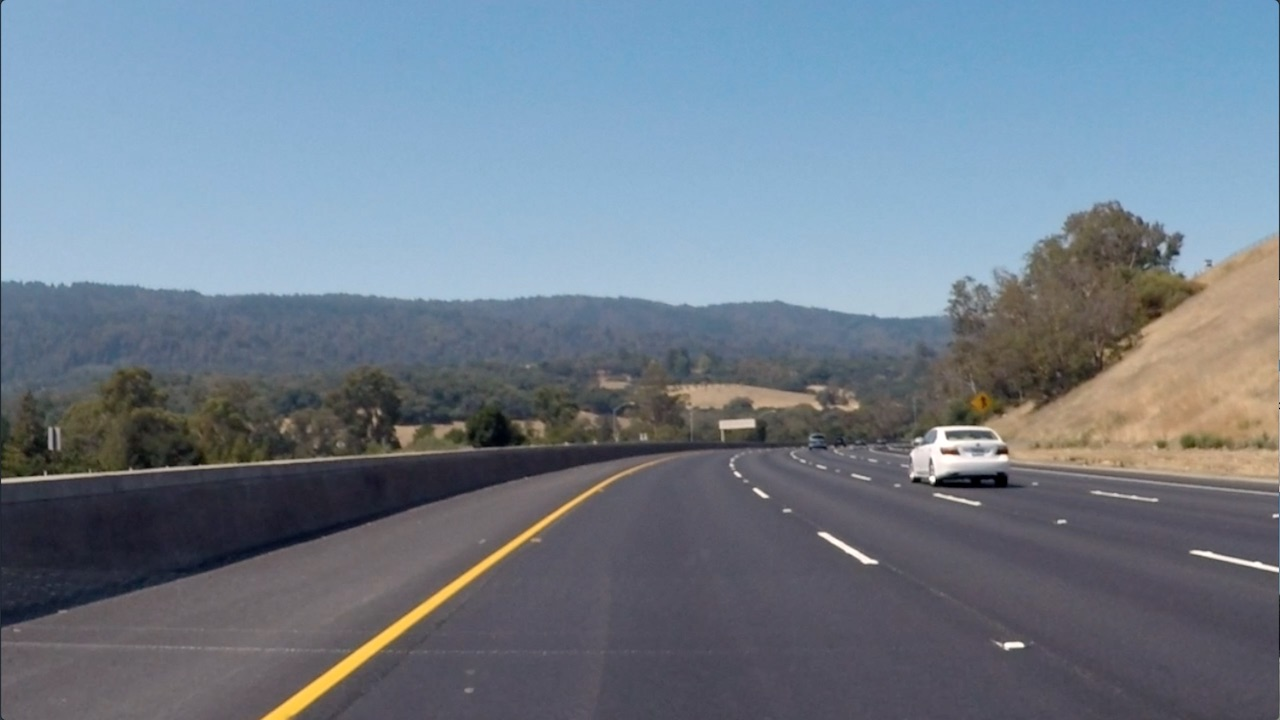
#> input picture convolutional-neural-networks/conv-visualization/data/curved_lane.jpg, 1280 x 720 px
$ jupyter execute custom_filters.ipynb   (shell and % lines are left out)
#> lines starting #> are read from the running program, lines starting #| are printed output that depends on the picture
# Creating a Filter, Edge Detection

### Import resources and display image

[cell 1]
import matplotlib.pyplot as plt
import matplotlib.image as mpimg

import cv2
import numpy as np


# Read in the image
image = mpimg.imread('data/curved_lane.jpg')
#> image is the input picture: shape (720, 1280, 3); mean R, G, B 112.1, 125, 138.7

plt.imshow(image)

### Convert the image to grayscale

[cell 2]
# Convert to grayscale for filtering
gray = cv2.cvtColor(image, cv2.COLOR_RGB2GRAY)
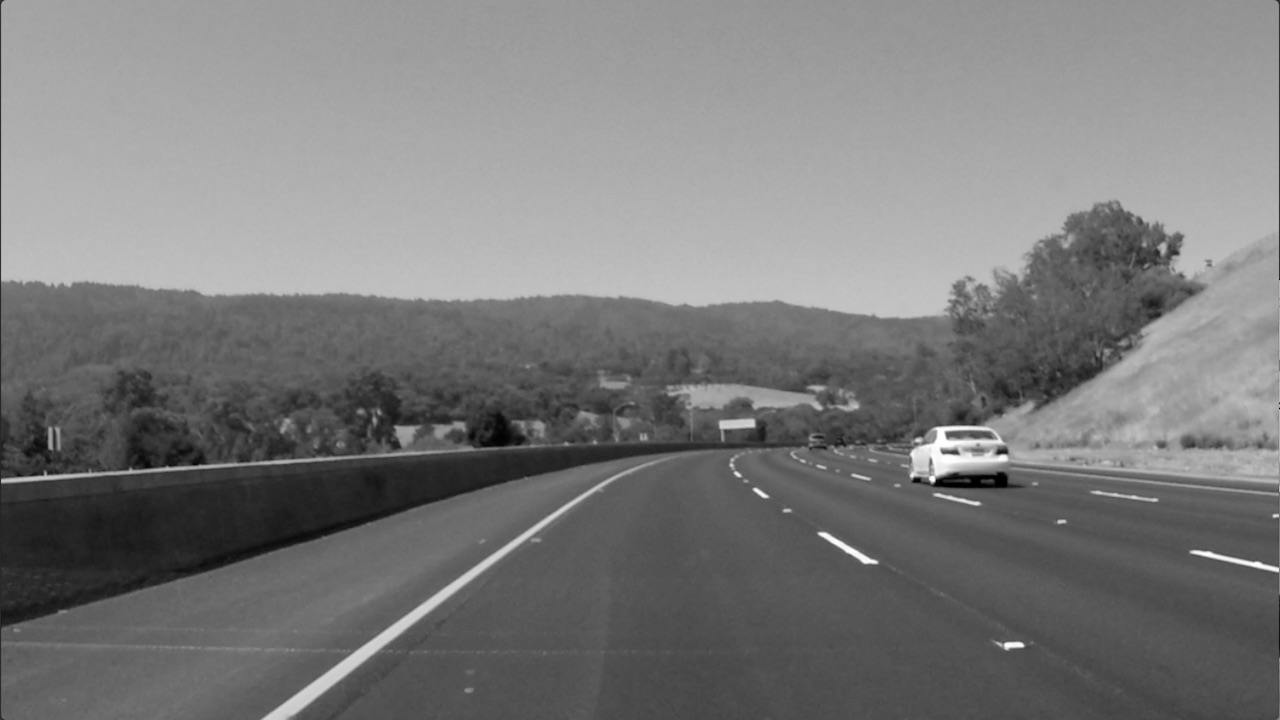
#> gray: shape (720, 1280); min 0, max 255, mean 122.7

plt.imshow(gray, cmap='gray')

### TODO: Create a custom kernel

Below, you've been given one common type of edge detection filter: a Sobel operator.

The Sobel filter is very commonly used in edge detection and in finding patterns in intensity in an image. Applying a Sobel filter to an image is a way of **taking (an approximation) of the derivative of the image** in the x or y direction, separately. The operators look as follows.

**It's up to you to create a Sobel x operator and apply it to the given image.**

For a challenge, see if you can put the image through a series of filters: first one that blurs the image (takes an average of pixels), and then one that detects the edges.

[cell 3]
# Create a custom kernel

# 3x3 array for edge detection
sobel_y = np.array([[ -1, -2, -1],
                   [ 0, 0, 0],
                   [ 1, 2, 1]])

## TODO(done): Create and apply a Sobel x operator
sobel_x = np.array([[ -1, 0, 1],
                   [ -2, 0, 2],
                   [ -1, 0, 1]])


# Filter the image using filter2D, which has inputs: (grayscale image, bit-depth, kernel)
filtered_image = cv2.filter2D(gray, -1, sobel_y)
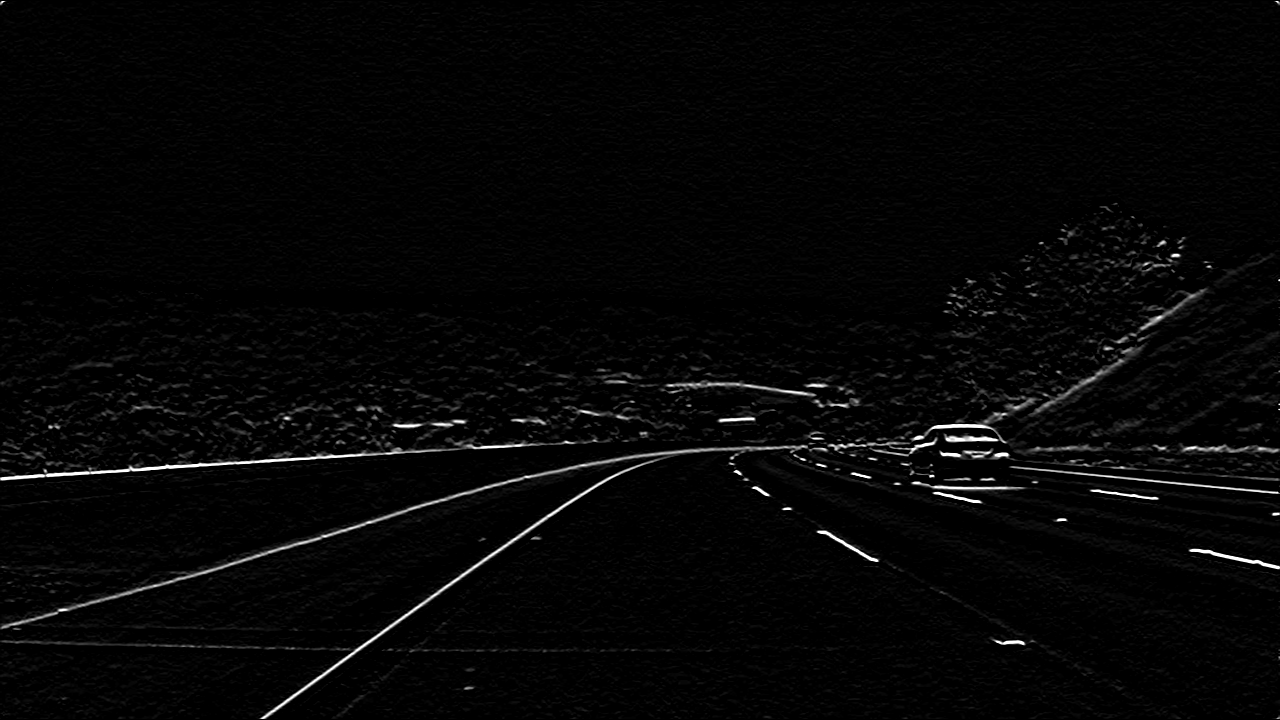
#> filtered_image: shape (720, 1280); min 0, max 255, mean 5.9

plt.imshow(filtered_image, cmap='gray')

### Test out other filters!

You're encouraged to create other kinds of filters and apply them to see what happens! As an **optional exercise**, try the following:
* Create a filter with decimal value weights.
* Create a 5x5 filter
* Apply your filters to the other images in the `images` directory.

[cell 4]
# Create a custom kernel

# 3x3 array for edge detection
sobel_y = np.array([[ -1, -4, -1],
                   [ 0, 0, 0],
                   [ 1, 4, 1]])

## TODO(done): Create and apply a Sobel x operator
sobel_x = np.array([[ 0, 0, 0],
                   [0, 0, 0],
                   [ -1, 0, 1]])


# Filter the image using filter2D, which has inputs: (grayscale image, bit-depth, kernel)
filtered_image = cv2.filter2D(gray, -1, sobel_y)
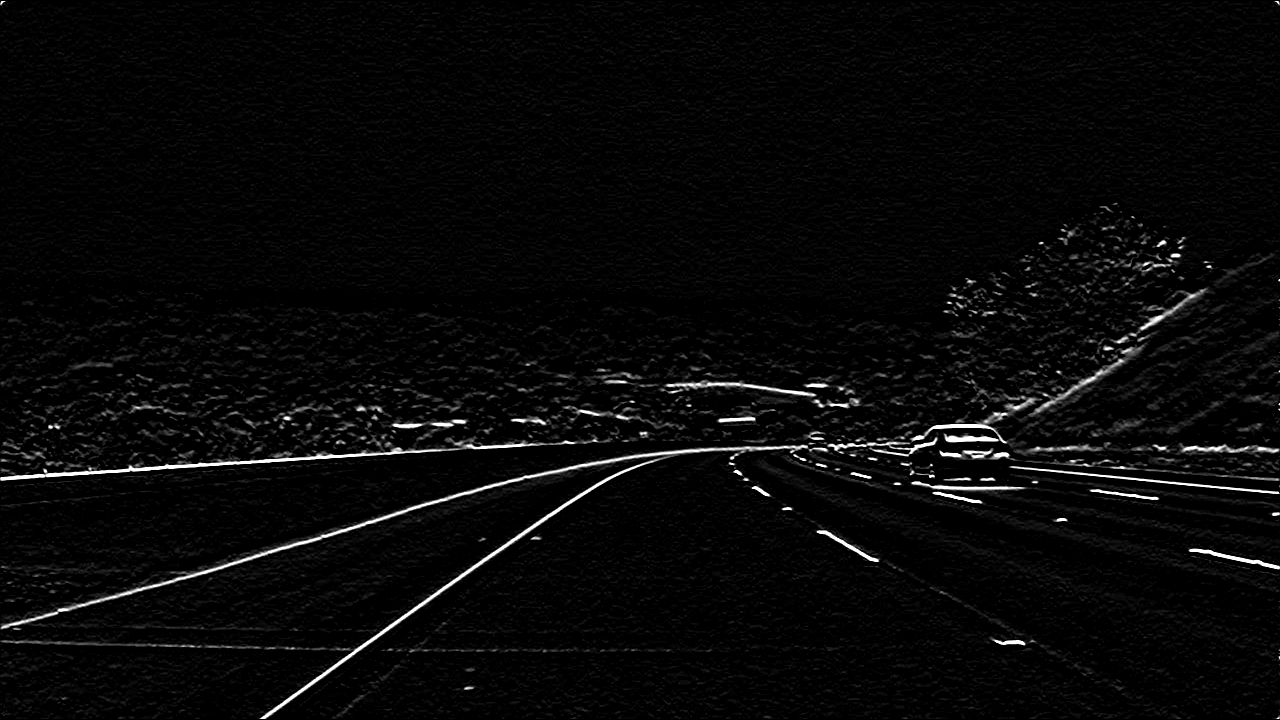
#> filtered_image: shape (720, 1280); min 0, max 255, mean 8.4

plt.imshow(filtered_image, cmap='gray')

$ run again, with convolutional-neural-networks/conv-visualization/data/bridge_trees_example.jpg copied over convolutional-neural-networks/conv-visualization/data/curved_lane.jpg
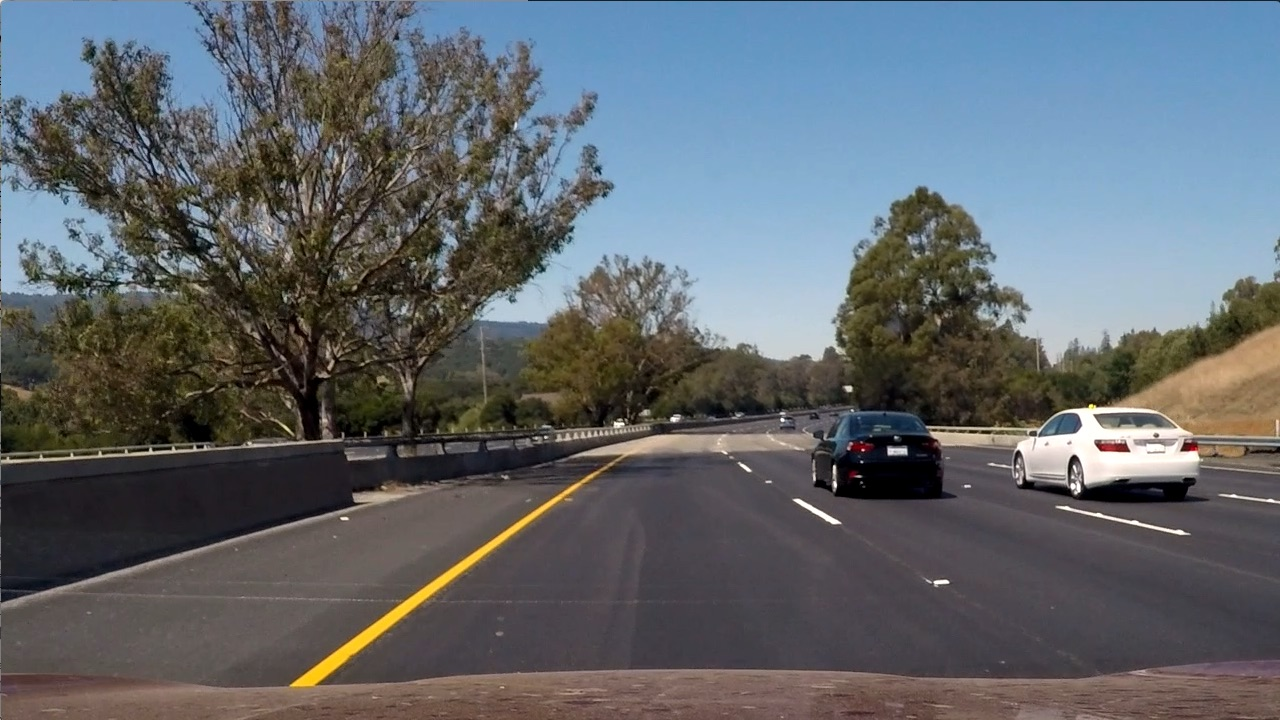
#> input picture convolutional-neural-networks/conv-visualization/data/bridge_trees_example.jpg, 1280 x 720 px
#> image is the input picture: shape (720, 1280, 3); mean R, G, B 97, 102.6, 107.9
#> `gray = cv2.cvtColor(image, cv2.COLOR_RGB2GRAY)`:
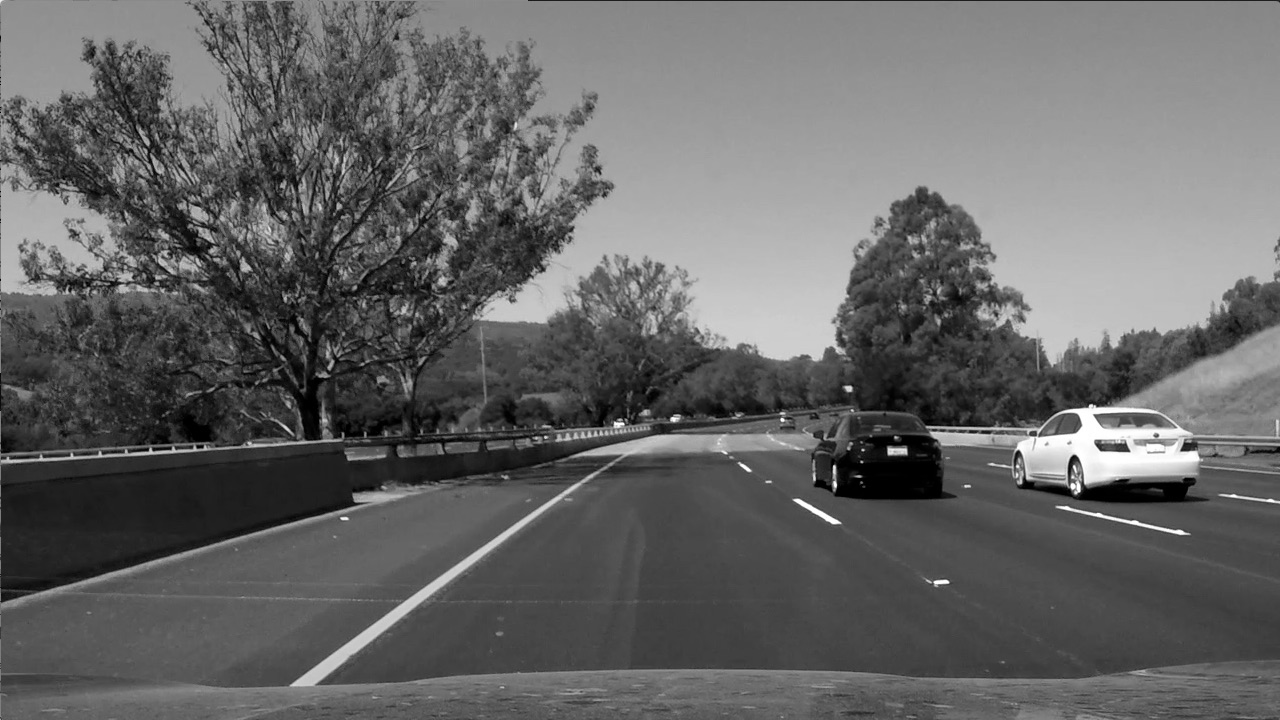
#> gray: shape (720, 1280); min 0, max 255, mean 101.5
#> `filtered_image = cv2.filter2D(gray, -1, sobel_y)`:
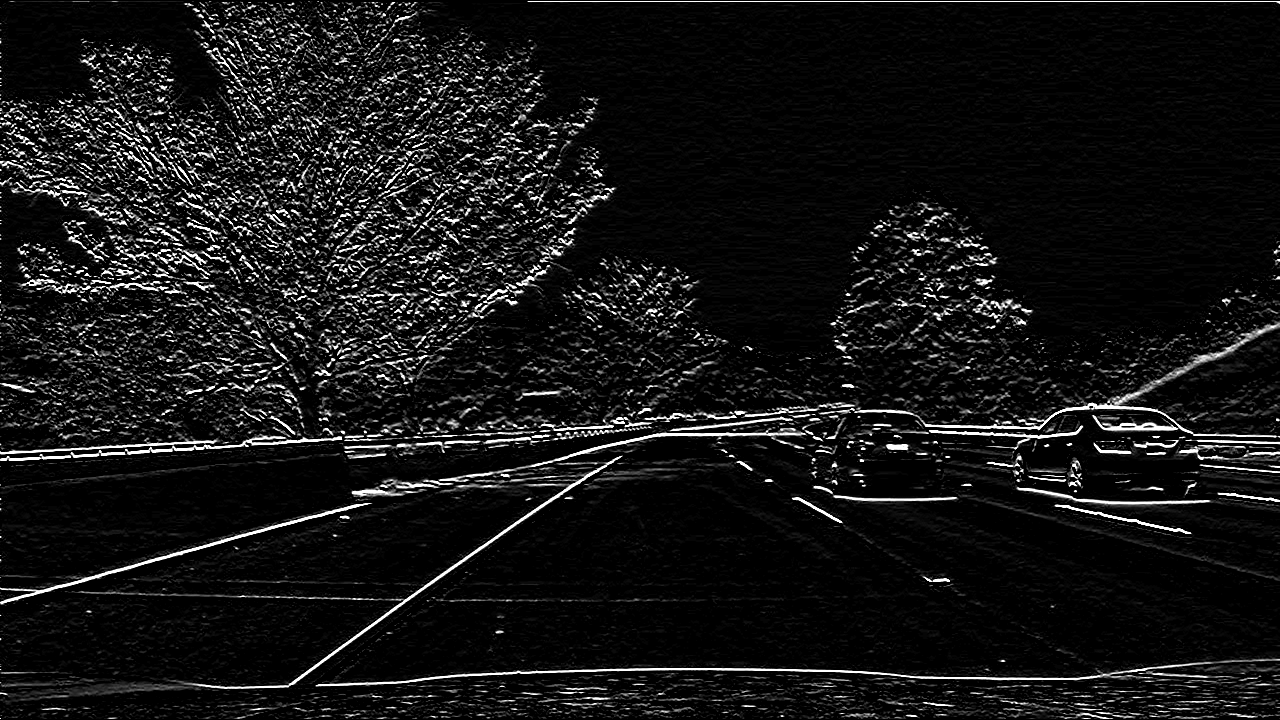
#> filtered_image: shape (720, 1280); min 0, max 255, mean 21.2

$ run again, with convolutional-neural-networks/conv-visualization/data/white_lines.jpg copied over convolutional-neural-networks/conv-visualization/data/curved_lane.jpg
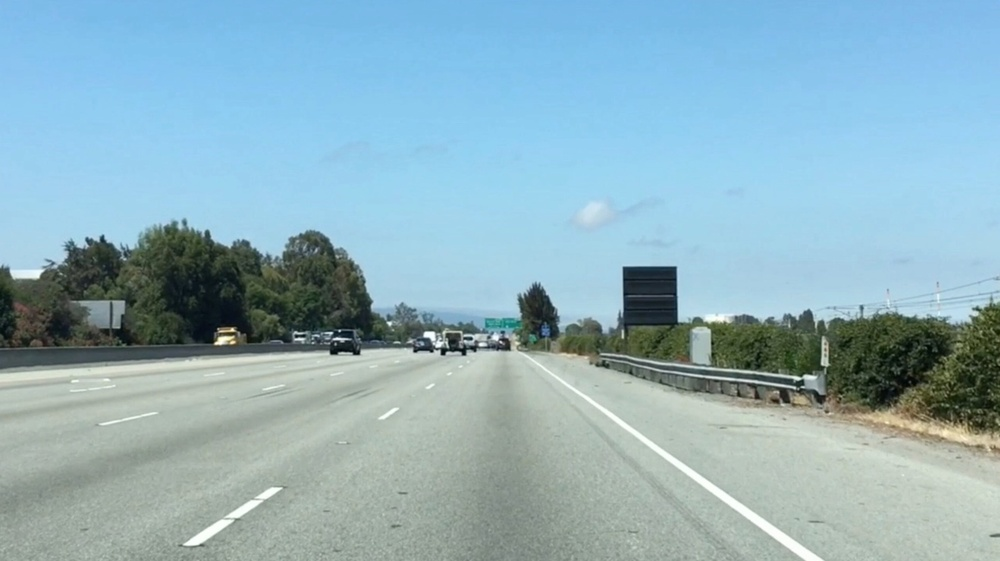
#> input picture convolutional-neural-networks/conv-visualization/data/white_lines.jpg, 1000 x 561 px, shrunk from 2436 x 1366 before the run
#> image is the input picture: shape (561, 1000, 3); mean R, G, B 143.6, 177.1, 188.4
#> `gray = cv2.cvtColor(image, cv2.COLOR_RGB2GRAY)`:
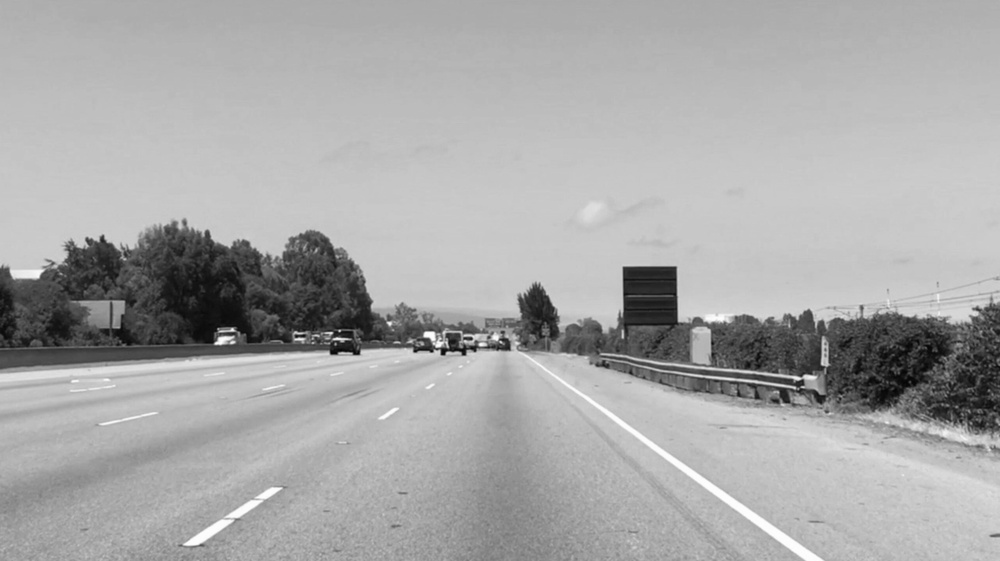
#> gray: shape (561, 1000); min 3, max 255, mean 168.3
#> `filtered_image = cv2.filter2D(gray, -1, sobel_y)`:
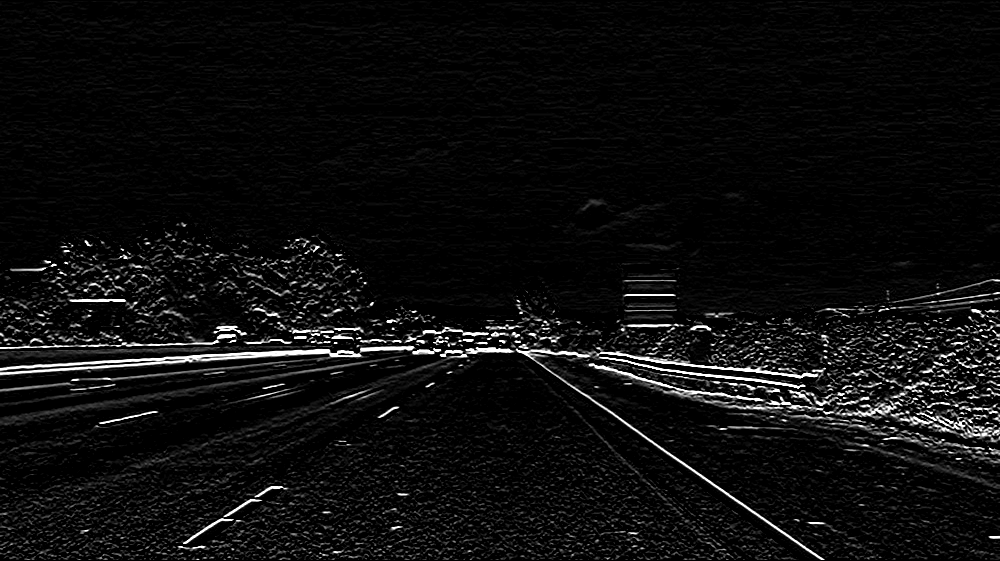
#> filtered_image: shape (561, 1000); min 0, max 255, mean 13.7
